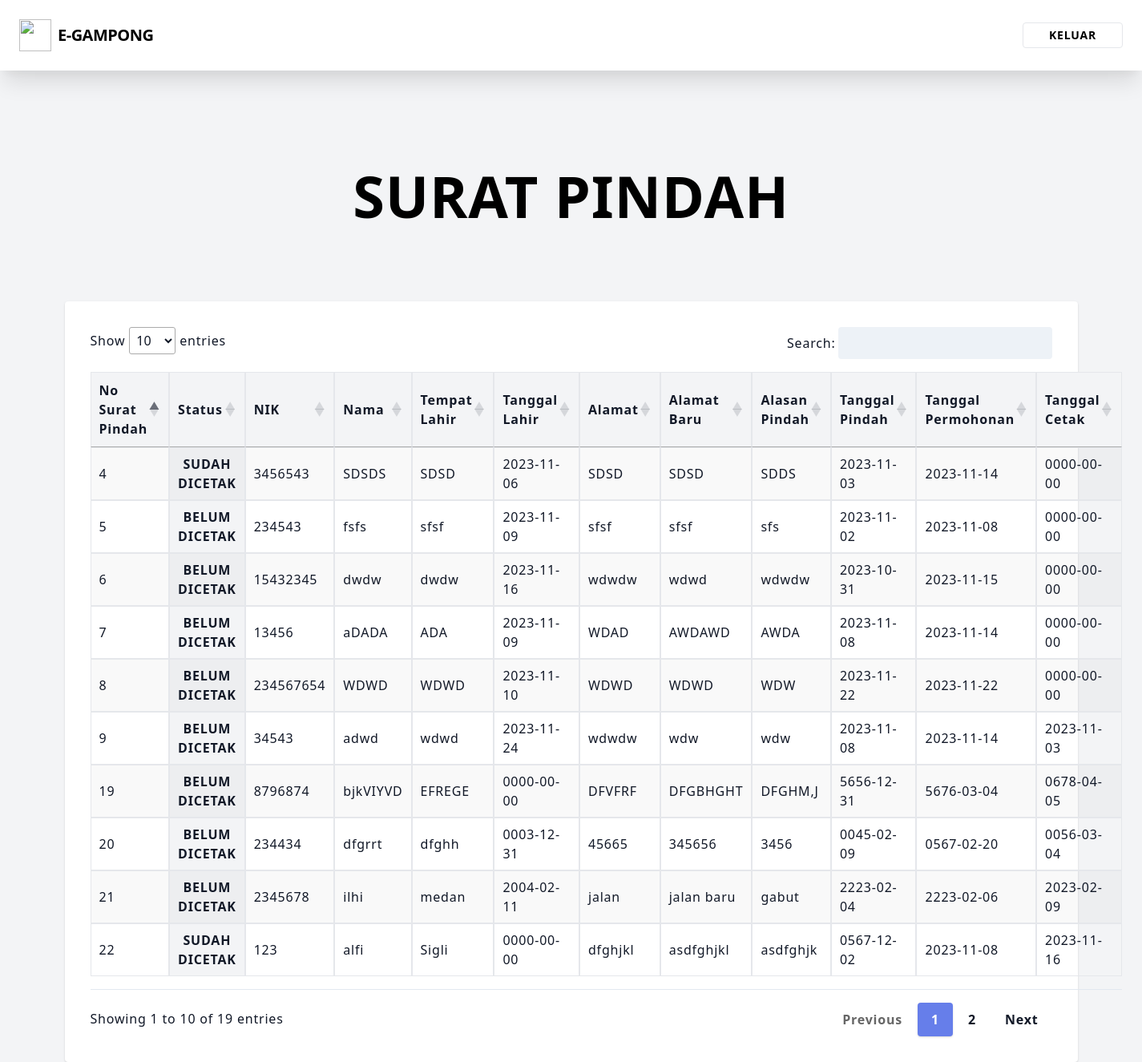
The app's page /status_sp.php (signed in) with its own data.
### tables this page shows
CREATE TABLE `surat_pindah` (
  `No_Surat_Pindah` int(5) NOT NULL,
  `NIK` int(16) NOT NULL,
  `Nama` varchar(30) NOT NULL,
  `Tempat_Lahir` varchar(20) NOT NULL,
  `Tanggal_Lahir` date NOT NULL,
  `Alamat` varchar(255) NOT NULL,
  `Alamat_baru` varchar(255) NOT NULL,
  `Alasan_pindah` varchar(100) NOT NULL,
  `Tgl_pindah` date NOT NULL,
  `Tgl_permohonan` date NOT NULL,
  `Tgl_cetak` date NOT NULL,
  `id_user` int(11) NOT NULL,
  `status` int(11) NOT NULL
);

### src/status_sp.php (the view, shortened to what this page needs)
<?php
$servername = "localhost";
$username = "root";
$password = "";
$database = "egampong";
$conn = new mysqli($servername, $username, $password, $database);
$query_surat_pindah = "SELECT * FROM surat_pindah";
$result_surat_pindah = $conn->query($query_surat_pindah);
?>
<!DOCTYPE html>
<html lang="en" class="antialiased">
<head>
    <link href="https://unpkg.com/tailwindcss@2.2.19/dist/tailwind.min.css" rel=" stylesheet">
    <link href="https://cdn.datatables.net/1.10.19/css/jquery.dataTables.min.css" rel="stylesheet">
    <link href="https://cdn.datatables.net/responsive/2.2.3/css/responsive.dataTables.min.css" rel="stylesheet">
</head>
<body class="bg-gray-100  tracking-wider leading-normal">
    <nav class="shadow-xl fixed top-0 left-0 right-0 flex items-center
            justify-between
            flex-wrap bg-white p-6">
        <a href="index_admin.php">
            <div class="flex items-center flex-shrink-0 text-teal-800
                        mr-6">
                <img src="Image/LOGO.png" class="fill-current h-10 w-10
                            mr-2" width="54" height="54" viewBox="0 0 54 54">
                <span class=" font-bold text-teal-800 text-xl tracking-tight">E-GAMPONG</span>
            </div>
        </a>
        <div>
            <a href="keluar.php" class="font-bold inline-block text-sm px-8
                    py-2
                    leading-none border rounded text-teal-800 border-teal-800
                    hover:border-transparent hover:text-black hover:bg-teal-800
                    mt-1 lg:mt-0">KELUAR</a>
        </div>
    </nav>
    <div>
        <div class="container w-full md:w-4/5 xl:w-3/5 mx-auto px-2">
            <div class="pt-28 ml-auto">
                <div class="lg:w-2/3 text-center mx-auto">
                    <h1 class="text-teal-800 font-bold
                            text-5xl md:text-6xl xl:text-7xl">SURAT PINDAH</h1>
                </div>
            </div>
        </div>
    </div>
    <div class="bg-gray-100 pt-24 text-gray-900 tracking-wider leading-normal">
        <div class="container w-full md:w-90/100 xl:w-80/100 mx-auto px-2 z">
            <div id='recipients' class="p-8 mt-6 lg:mt-0 rounded shadow
                bg-white">
                <table id="example2" class="stripe hover" style="width:100%;
                    padding-top: 1em; padding-bottom: 1em;">
                    <thead>
                        <tr>
                            <th class="border bg-gray-100 px-4 py-2">No Surat Pindah</th>
                            <th class="border bg-gray-100 px-4 py-2">Status</th>
                            <th class="border bg-gray-100 px-4 py-2">NIK</th>
                            <th class="border bg-gray-100 px-4 py-2">Nama</th>
                            <th class="border bg-gray-100 px-4 py-2">Tempat Lahir</th>
                            <th class="border bg-gray-100 px-4 py-2">Tanggal Lahir</th>
                            <th class="border bg-gray-100 px-4 py-2">Alamat</th>
                            <th class="border bg-gray-100 px-4 py-2">Alamat Baru</th>
                            <th class="border bg-gray-100 px-4 py-2">Alasan Pindah</th>
                            <th class="border bg-gray-100 px-4 py-2">Tanggal Pindah</th>
                            <th class="border bg-gray-100 px-4 py-2">Tanggal Permohonan</th>
                            <th class="border bg-gray-100 px-4 py-2">Tanggal Cetak</th>
                        </tr>
                    </thead>
                    <tbody>
                        <?php
                        while ($row = $result_surat_pindah->fetch_assoc()) {
                            echo "<tr>";
                            echo "<td class='border px-4 py-2'>" . $row['No_Surat_Pindah'] . "</td>";
                            if ($row['status'] == 0) {
                                echo "<th class='border bg-gray-100 px-4 py-2'>BELUM DICETAK</th>";
                            } elseif ($row['status'] == 1) {
                                echo "<th class='border bg-gray-100 px-4 py-2'>SUDAH DICETAK</th>";
                            } else {
                                echo "<th class='border bg-gray-100 px-4 py-2'>Tidak Falit</th>";
                            }
                            echo "<td class='border px-4 py-2'>" . $row['NIK'] . "</td>";
                            echo "<td class='border px-4 py-2'>" . $row['Nama'] . "</td>";
                            echo "<td class='border px-4 py-2'>" . $row['Tempat_Lahir'] . "</td>";
                            echo "<td class='border px-4 py-2'>" . $row['Tanggal_Lahir'] . "</td>";
                            echo "<td class='border px-4 py-2'>" . $row['Alamat'] . "</td>";
                            echo "<td class='border px-4 py-2'>" . $row['Alamat_baru'] . "</td>";
                            echo "<td class='border px-4 py-2'>" . $row['Alasan_pindah'] . "</td>";
                            echo "<td class='border px-4 py-2'>" . $row['Tgl_pindah'] . "</td>";
                            echo "<td class='border px-4 py-2'>" . $row['Tgl_permohonan'] . "</td>";
                            echo "<td class='border px-4 py-2'>" . $row['Tgl_cetak'] . "</td>";
                            echo "</tr>";
                        }
                        ?>
                    </tbody>
                </table>
            </div>
        </div>
    </div>
</body>
</html>

### src/status_sp.php (style rules this page uses)
nav { position: fixed; width: 100%; z-index: 1000; }
table.dataTable.no-footer { border-bottom: 1px solid #e2e8f0; margin-top: 0.75em; margin-bottom: 0.75em; }
body { padding-top: 6rem; }

### records on screen
surat_pindah: No_Surat_Pindah "4", status "SUDAH DICETAK", NIK "3456543", Nama "SDSDS", Tempat_Lahir "SDSD", Tanggal_Lahir "2023-11-06", Alamat "SDSD", Alamat_baru "SDSD", Alasan_pindah "SDDS", Tgl_pindah "2023-11-03", Tgl_permohonan "2023-11-14", Tgl_cetak "0000-00-00"
surat_pindah: No_Surat_Pindah "5", status "BELUM DICETAK", NIK "234543", Nama "fsfs", Tempat_Lahir "sfsf", Tanggal_Lahir "2023-11-09", Alamat "sfsf", Alamat_baru "sfsf", Alasan_pindah "sfs", Tgl_pindah "2023-11-02", Tgl_permohonan "2023-11-08", Tgl_cetak "0000-00-00"
surat_pindah: No_Surat_Pindah "6", status "BELUM DICETAK", NIK "15432345", Nama "dwdw", Tempat_Lahir "dwdw", Tanggal_Lahir "2023-11-16", Alamat "wdwdw", Alamat_baru "wdwd", Alasan_pindah "wdwdw", Tgl_pindah "2023-10-31", Tgl_permohonan "2023-11-15", Tgl_cetak "0000-00-00"
surat_pindah: No_Surat_Pindah "7", status "BELUM DICETAK", NIK "13456", Nama "aDADA", Tempat_Lahir "ADA", Tanggal_Lahir "2023-11-09", Alamat "WDAD", Alamat_baru "AWDAWD", Alasan_pindah "AWDA", Tgl_pindah "2023-11-08", Tgl_permohonan "2023-11-14", Tgl_cetak "0000-00-00"
surat_pindah: No_Surat_Pindah "8", status "BELUM DICETAK", NIK "234567654", Nama "WDWD", Tempat_Lahir "WDWD", Tanggal_Lahir "2023-11-10", Alamat "WDWD", Alamat_baru "WDWD", Alasan_pindah "WDW", Tgl_pindah "2023-11-22", Tgl_permohonan "2023-11-22", Tgl_cetak "0000-00-00"
surat_pindah: No_Surat_Pindah "9", status "BELUM DICETAK", NIK "34543", Nama "adwd", Tempat_Lahir "wdwd", Tanggal_Lahir "2023-11-24", Alamat "wdwdw", Alamat_baru "wdw", Alasan_pindah "wdw", Tgl_pindah "2023-11-08", Tgl_permohonan "2023-11-14", Tgl_cetak "2023-11-03"
surat_pindah: No_Surat_Pindah "19", status "BELUM DICETAK", NIK "8796874", Nama "bjkVIYVD", Tempat_Lahir "EFREGE", Tanggal_Lahir "0000-00-00", Alamat "DFVFRF", Alamat_baru "DFGBHGHT", Alasan_pindah "DFGHM,J", Tgl_pindah "5656-12-31", Tgl_permohonan "5676-03-04", Tgl_cetak "0678-04-05"
surat_pindah: No_Surat_Pindah "20", status "BELUM DICETAK", NIK "234434", Nama "dfgrrt", Tempat_Lahir "dfghh", Tanggal_Lahir "0003-12-31", Alamat "45665", Alamat_baru "345656", Alasan_pindah "3456", Tgl_pindah "0045-02-09", Tgl_permohonan "0567-02-20", Tgl_cetak "0056-03-04"
surat_pindah: No_Surat_Pindah "21", status "BELUM DICETAK", NIK "2345678", Nama "ilhi", Tempat_Lahir "medan", Tanggal_Lahir "2004-02-11", Alamat "jalan", Alamat_baru "jalan baru", Alasan_pindah "gabut", Tgl_pindah "2223-02-04", Tgl_permohonan "2223-02-06", Tgl_cetak "2023-02-09"
surat_pindah: No_Surat_Pindah "22", status "SUDAH DICETAK", NIK "123", Nama "alfi", Tempat_Lahir "Sigli", Tanggal_Lahir "0000-00-00", Alamat "dfghjkl", Alamat_baru "asdfghjkl", Alasan_pindah "asdfghjk", Tgl_pindah "0567-12-02", Tgl_permohonan "2023-11-08", Tgl_cetak "2023-11-16"
